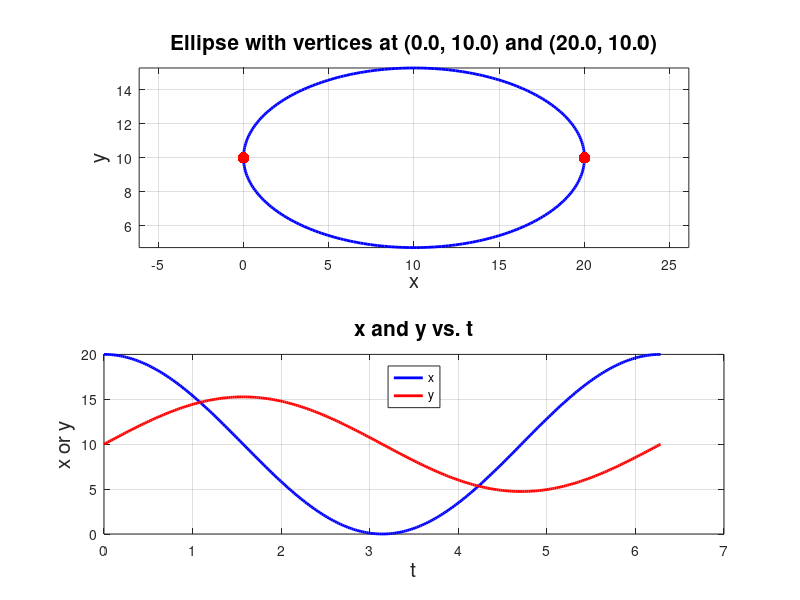

This figure's MATLAB source: (Note: this script raises an error after producing the figure.)
% Define parameters.
fontSize = 15;
x1 = 0;
x2 = 20;
y1 = 10;
y2 = 10;
eccentricity = .85;
numPoints = 300; % Less for a coarser ellipse, more for a finer resolution.

% Make equations:
a = (1/2) * sqrt((x2 - x1) ^ 2 + (y2 - y1) ^ 2);
b = a * sqrt(1-eccentricity^2);
t = linspace(0, 2 * pi, numPoints); % Absolute angle parameter
X = a * cos(t);
Y = b * sin(t);
% Compute angles relative to (x1, y1).
angles = atan2(y2 - y1, x2 - x1);
x = (x1 + x2) / 2 + X * cos(angles) - Y * sin(angles);
y = (y1 + y2) / 2 + X * sin(angles) + Y * cos(angles);

% Plot the ellipse as a blue curve.
subplot(2, 1, 1);
plot(x,y,'b-', 'LineWidth', 2);	% Plot ellipse
grid on;
axis equal
% Plot the two vertices with a red spot:
hold on;
plot(x1, y1, 'r.', 'MarkerSize', 25);
plot(x2, y2, 'r.', 'MarkerSize', 25);
caption = sprintf('Ellipse with vertices at (%.1f, %.1f) and (%.1f, %.1f)', x1, y1, x2, y2);
title(caption, 'FontSize', fontSize);
xlabel('x', 'FontSize', fontSize);
ylabel('y', 'FontSize', fontSize);

% Plot the x and y.  x in blue and y in red.
subplot(2, 1, 2);
plot(t, x, 'b-', 'LineWidth', 2);
grid on;
hold on;
plot(t, y, 'r-', 'LineWidth', 2);
legend('x', 'y', 'Location', 'north');
title('x and y vs. t', 'FontSize', fontSize);
xlabel('t', 'FontSize', fontSize);
ylabel('x or y', 'FontSize', fontSize);
% Set up figure
g = gcf;
g.WindowState = 'maximized';
g.NumberTitle = 'off';
g.Name = 'Ellipse Demo by Roger Stafford and Image Analyst'